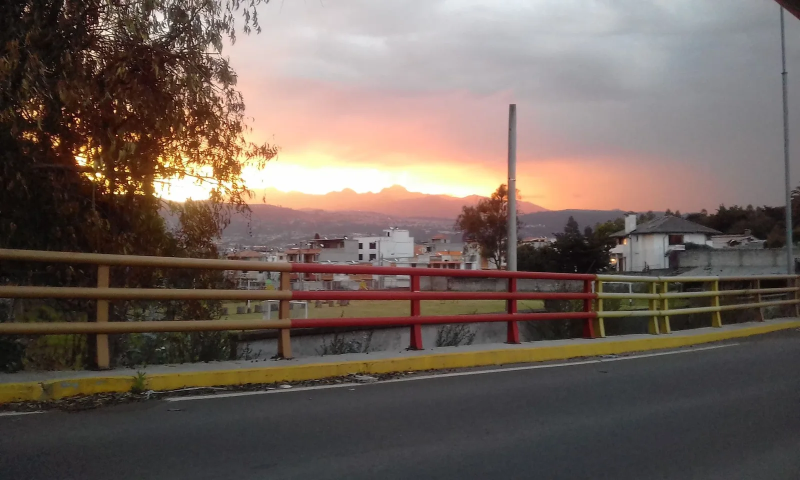
#> input picture assets/alangasi-panorama.webp, 1600 x 960 px (shown at 1/2 size)
$ python prepare_assets.py
#> lines starting #> are read from the running program, lines starting #| are printed output that depends on the picture
#!/usr/bin/env python3
"""Prepara fotografías con metadatos de Wikimedia Commons para GitHub Pages.

Se conservan atribuciones y los archivos fuente en creditos.html.
Las fotografías documentales no representan actividades políticas de la candidata.
"""
from io import BytesIO
from pathlib import Path
from urllib.parse import quote
import hashlib
from urllib.request import Request, urlopen
from PIL import Image, ImageEnhance
import time

ROOT = Path(__file__).resolve().parents[1]
ASSETS = ROOT / "assets"
ASSETS.mkdir(exist_ok=True)

FILES = {
    "alangasi-panorama.webp": "Alangasi zona hipermarket.jpg",
    "vias-alangasi.webp": "Panamericana 02.jpg",
    "comunidad-el-tingo.webp": "P El Tingo 0706 001 (17358634136).jpg",
    "cultura-el-tingo.webp": "P El Tingo 0706 006 (17198354539).jpg",
    "fiesta-el-tingo.webp": "P El Tingo 0706 015 (17198350459).jpg",
    "tradicion-el-tingo.webp": "P El Tingo 0706 036 (17382595662).jpg",
}
def download(title):
    encoded = quote(title.replace(" ", "_"), safe="()_-")
    filename = title.replace(" ", "_")
    digest = hashlib.md5(filename.encode("utf-8")).hexdigest()
    direct = "https://upload.wikimedia.org/wikipedia/commons/" + digest[0] + "/" + digest[:2] + "/" + quote(filename, safe="()_-")
    proxy = "https://wsrv.nl/?url=" + quote(direct, safe="")
    urls = [
        proxy,
        direct,
        "https://commons.wikimedia.org/wiki/Special:Redirect/file/" + encoded,
    ]
    error = None
    for url in urls:
        for attempt in range(2):
            try:
                request = Request(url, headers={"User-Agent": "AlangasiWeb/1.0 (source attribution: commons.wikimedia.org; Wikimedia licensed image downloader)", "Accept": "image/avif,image/webp,image/*,*/*"})
                with urlopen(request, timeout=40) as response:
                    raw = response.read()
                return Image.open(BytesIO(raw)).convert("RGB")
            except Exception as exc:
                error = exc
                time.sleep(2 + attempt)
    raise RuntimeError(f"No se pudo descargar {title}: {error}")

for filename, title in FILES.items():
    path = ASSETS / filename
    if path.exists():
        print(f"Ya existe: {filename}")
        continue
    image = download(title)
    image.thumbnail((1600, 1050), Image.Resampling.LANCZOS)
    image.save(path, "WEBP", quality=84, method=4)
    print(f"Generado: {filename} {image.size}")

# Fotografía real del sector de Alangasí, recortada para retirar las barandas
# del intercambiador; no se añaden elementos geográficos inventados.
path = ASSETS / "alangasi-horizonte.webp"
if not path.exists():
    original = Image.open(ASSETS / "alangasi-panorama.webp").convert("RGB")
#> original is the input picture: PIL image 1600x960 RGB; mean R, G, B 111.9, 98.1, 90.8
    if original.width < 960:
        raise RuntimeError("La panorámica tiene resolución insuficiente.")
    # Un recorte horizontal que evita el primer plano de la carretera.
    top = int(original.height * 0.017)
#> top = 16
    bottom = int(original.height * 0.525)
#> bottom = 504
    image = original.crop((0, top, original.width, bottom))
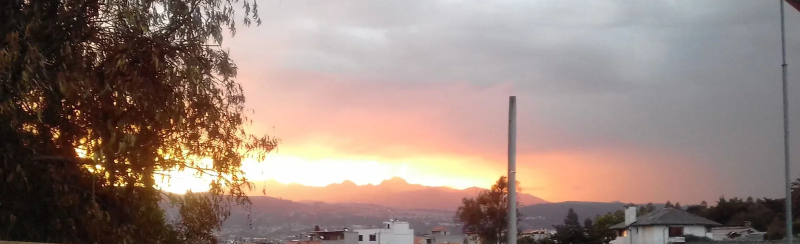
#> image: PIL image 1600x488 RGB (shown at 1/2 size); mean R, G, B 150.1, 130.5, 122.3
    image = ImageEnhance.Color(image).enhance(1.22)
    image = ImageEnhance.Contrast(image).enhance(1.13)
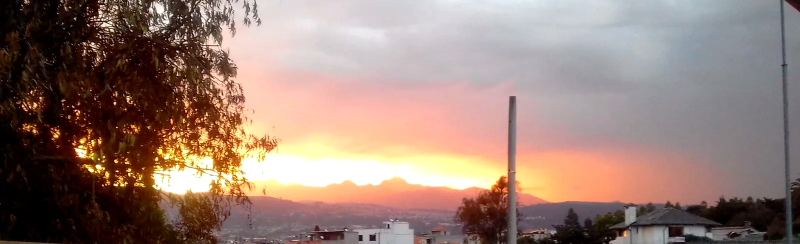
#> image: PIL image 1600x488 RGB (shown at 1/2 size); mean R, G, B 152.1, 127.3, 117.3
    image = ImageEnhance.Sharpness(image).enhance(1.35)
    image.resize((1920, 584), Image.Resampling.LANCZOS).save(path, "WEBP", quality=86, method=4)
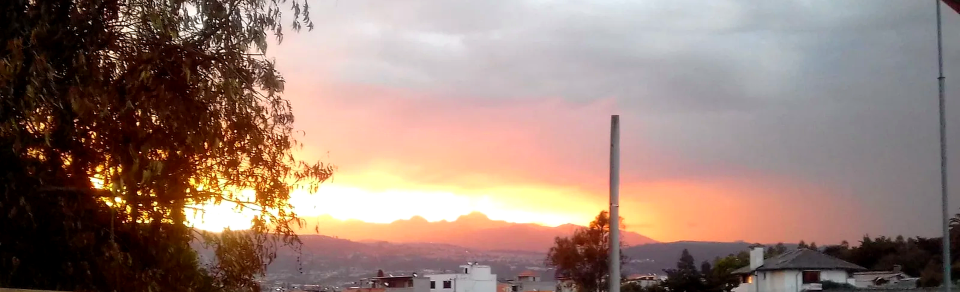
#> saved as alangasi-horizonte.webp: PIL image 1920x584 RGB (shown at 1/2 size); mean R, G, B 151.9, 127.2, 117.3
    print("Generado: alangasi-horizonte.webp")
if not (ASSETS / "fernanda-portrait.webp").exists():
#> (the run stopped early here; a loop or call above may not have finished)
